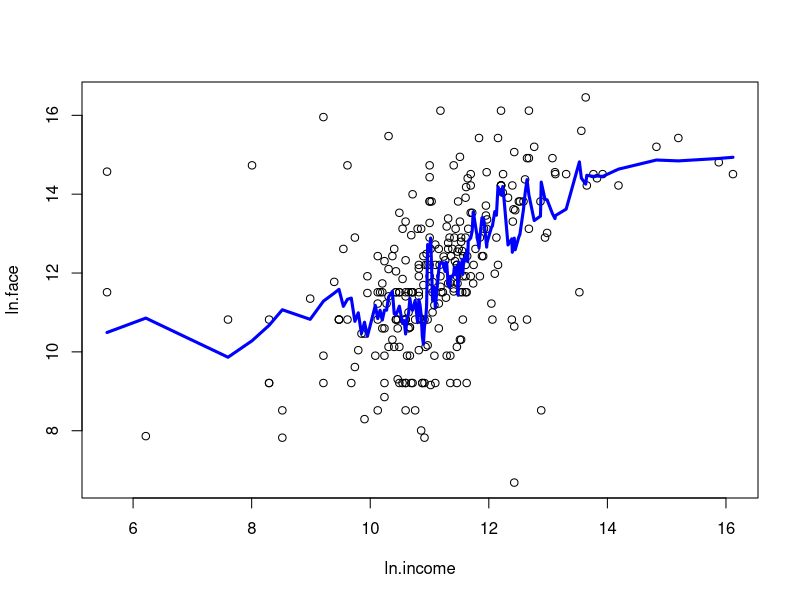
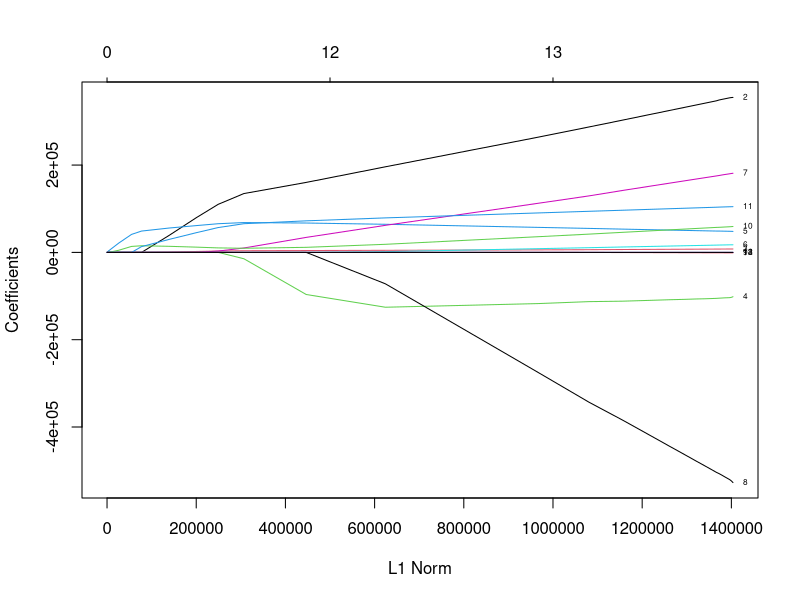
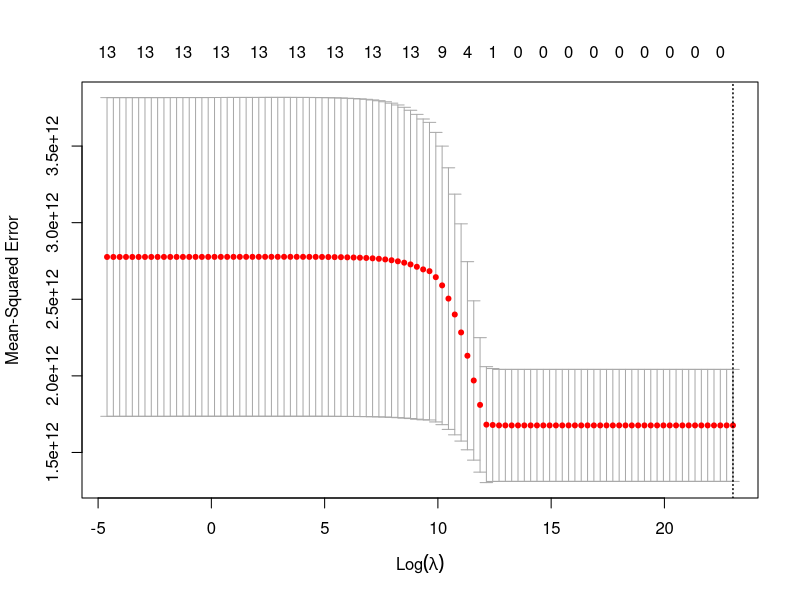

R code for these plots, in order:
#Script 3 - KNN Regression and Lasso

term <- read.csv("TermLife.csv", header=TRUE)
attach(term)

#KNN Regression
library(FNN)
summary(term)
term.complete <- subset(term, FACE!=0, select=c(AGE, EDUCATION, NUMHH,INCOME, FACE))
ln.income <- log(term.complete$INCOME)
term.complete <- data.frame(term.complete, ln.income)
ln.face <- log(term.complete$FACE)
term.complete <- data.frame(term.complete, ln.face)
attach(term.complete)
View(term.complete)

plot(ln.income, ln.face)
knnr <- knn.reg(ln.income, test=NULL, ln.face, k=10)
lord <- order(ln.income)
lines(ln.income[lord], knnr$pred[lord], col="blue", lwd=3)

#Lasso
library(gclus)
library(MASS)
library(glmnet)
b <- model.matrix(FACE~., term[,1:14])
y <- term$FACE
grid <- 10^seq(10, -2, length=100)
lassob <- cv.glmnet(b, y, alpha=1, lambda=grid)
plot(lassob$glmnet.fit, label=TRUE)
plot(lassob)
lam <- lassob$lambda.min
lamsm <- lassob$lambda.1se
